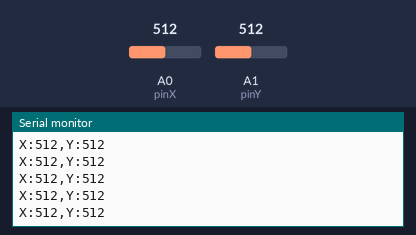
Bench run of a sketch on a simulated Arduino Uno, built with avr-gcc and run on an emulated ATmega328P. Parts: the last lines printed to the serial monitor. The inputs (shaded band) are chosen by the test bench; at power-on: A0 (pinX) = 512, A1 (pinY) = 512.

Above: at 1.2 s.
1.3 s: A0 (pinX) set to 716
At 1.31 s:
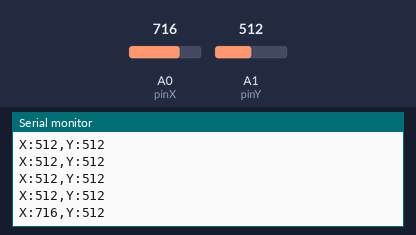
2.8 s: A1 (pinY) set to 716
At 2.82 s:
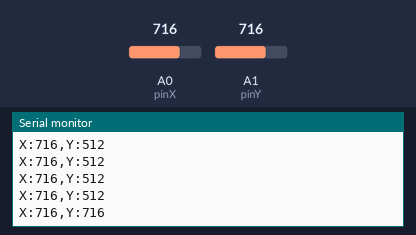
4.3 s: A0 (pinX) set to 900
At 4.33 s:
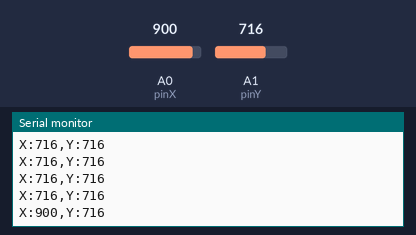
5.8 s: A1 (pinY) set to 900
At 5.84 s:
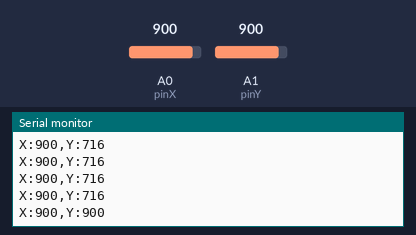
Timing chart, 0 to 8.3 s (numbered marks = the images above; inputs shaded):
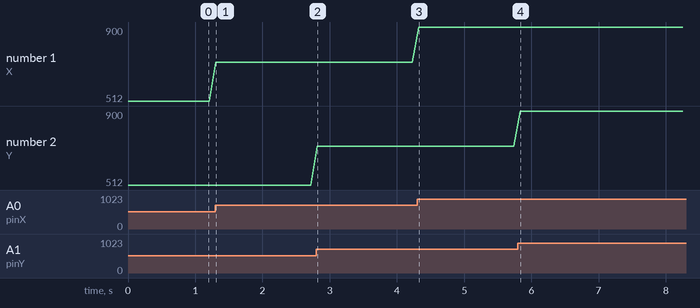

Measured:
- after the input at 1.3 s, the serial monitor: prints a new line at once (image 1)
- after the input at 2.8 s, the serial monitor: prints a new line at once (image 2)
- after the input at 4.3 s, the serial monitor: prints a new line at once (image 3)
- after the input at 5.8 s, the serial monitor: prints a new line at once (image 4)
- plotted number 1: 512 → 716 after the input at 1.3 s, 716 → 900 after the input at 4.3 s

The sketch:

joystickPC.ino
```cpp
const int pinX = A0; // Conectado al eje X en el pin analógico A0
const int pinY = A1; // Conectado al eje Y en el pin analógico A1

void setup() {
  Serial.begin(9600);
}

void loop() {
  // Ejemplo de lectura de valores analógicos del joystick
  int xValue = analogRead(pinX);
  int yValue = analogRead(pinY);

  // Envío de datos a través del puerto serial a la PC
  Serial.print("X:");
  Serial.print(xValue);
  Serial.print(",Y:");
  Serial.println(yValue);

  delay(100); // Espera para evitar envío continuo
}
```
